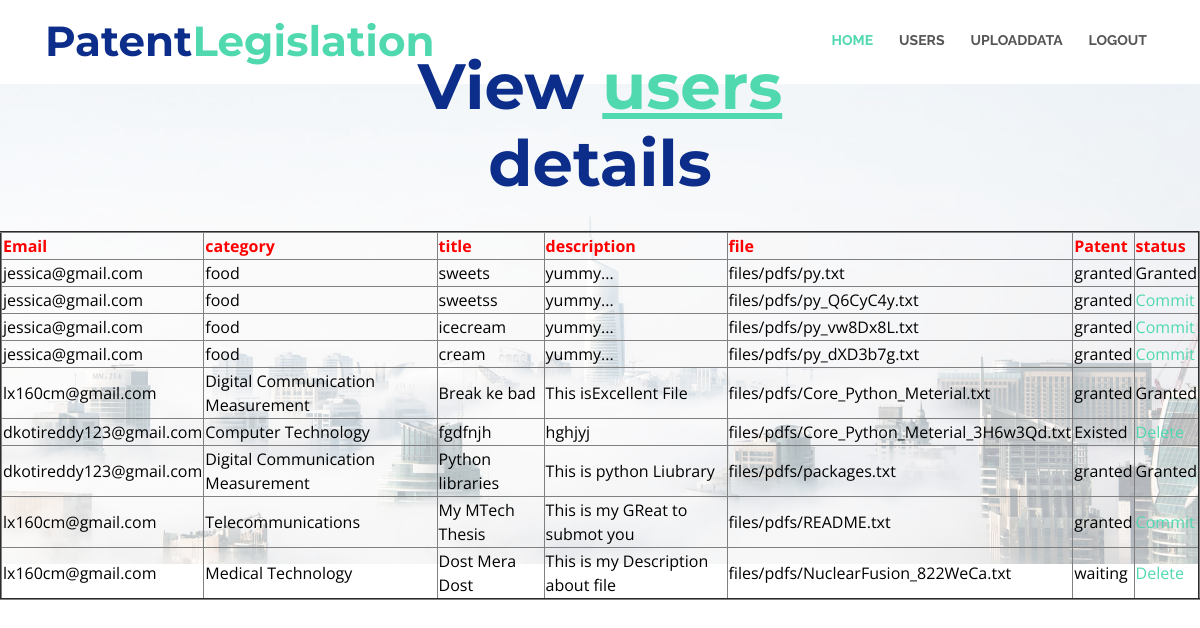
The page /viewdata/ on the database its author committed.
### users/models.py (models this page shows, shortened)
class UploadModel(models.Model):
    email = models.EmailField(default="", editable=True)
    category = models.CharField(max_length=100)
    title = models.CharField(max_length=400,unique=True)
    description = models.CharField(max_length=1000,blank=True)
    file = models.FileField(upload_to='files/pdfs/')
    status = models.CharField(max_length=600, default='waiting')
    adminstatus = models.CharField(max_length=600, default='waiting')
    class Meta:
        db_table='Uploadfile'

### admins/views.py (the view)
# urls.py: path('viewdata/', admins.viewdata, name='viewdata'),
def viewdata(request):
    object = UploadModel.objects.all()
    return render(request, "admins/viewdata.html", {"object": object})

### assets/templates/admins/viewdata.html (shortened to what this page needs)
{% extends 'adminbase.html' %}
{% load static %}
{% block contents %}
<section id="intro">
    <div class="intro-content">
      <h2>View <span>users</span><br>details</h2>
                            <center>
                                <table border="2px solid blue" align="center">
                                  <tr>
                                    <th style="color:red">Email</th>
                                    <th style="color:red">category</th>
                                    <th style="color:red">title</th>
                                    <th style="color:red">description</th>
                                    <th style="color:red">file</th>
                                    <th style="color:red">Patent</th>
                                    <th style="color:red">status</th>
                                  </tr>
                                  {% for x in object %}
                                  <tr style="color:black">
                                    <td>{{x.email}}</td>
                                    <td>{{x.category}}</td>
                                    <td>{{x.title}}</td>
                                    <td>{{x.description}}</td>
                                    <td>{{x.file}}</td>
                                    <td>{{x.status}}</td>
                                    <td>
                                         {% if x.status == 'granted' and x.adminstatus == 'waiting' %}
                                        <a href="/AdminAccept/?id={{ x.id }}" >Commit</a>
                                         {% elif x.status == 'Existed' or x.status == 'waiting' %}
                                         <a href="/AdminDelete/?id={{ x.id }}" >Delete</a>
                                        {% else %}
                                         Granted
                                          {%endif%}
                                    </td>
                                  </tr>
                                    {% endfor %}
                            </table>
                            </center>
    </div>
    <div id="intro-carousel" class="owl-carousel" >
      <div class="item" style="background-image: url('img/intro-carousel/1.jpg');"></div>
    </div>
  </section>
{% endblock %}

### assets/templates/adminbase.html (shortened to what this page needs)
{% load static %}
<!DOCTYPE html>
<html lang="en">
<head>
  <link href="{% static 'lib/bootstrap/css/bootstrap.min.css" rel="stylesheet">
  <link href="{% static 'lib/font-awesome/css/font-awesome.min.css' %}" rel="stylesheet">
  <link href="{% static 'lib/animate/animate.min.css' %}" rel="stylesheet">
  <link href="{% static 'lib/ionicons/css/ionicons.min.css' %}" rel="stylesheet">
  <link href="{% static 'lib/owlcarousel/assets/owl.carousel.min.css' %}" rel="stylesheet">
  <link href="{% static 'lib/magnific-popup/magnific-popup.css' %}" rel="stylesheet">
  <link href="{% static 'lib/ionicons/css/ionicons.min.css' %}" rel="stylesheet">
  <link href="{% static 'css/style.css' %}" rel="stylesheet">
</head>
<body id="body">
  <header id="header">
    <div class="container">
      <div id="logo" class="pull-left">
        <h1><a href="#body" class="scrollto">Patent<span>Legislation</span></a></h1>
      </div>
      <nav id="nav-menu-container">
        <ul class="nav-menu">
          <li class="menu-active"><a href="#body">HOME</a></li>
          <li><a href="{% url 'viewusers' %}">USERS</a></li>
          <li><a href="{% url 'viewdata' %}">UPLOADDATA</a></li>
          <li><a href="{% url 'logout' %}">LOGOUT</a></li>
        </ul>
      </nav>
    </div>
  </header>
 {% block contents %}{% endblock %}
</body>
</html>

### assets/static/css/style.css (style rules this page uses)
body { background: #fff; color: #444; font-family: "Open Sans", sans-serif; }
a { color: #50d8af; transition: 0.5s; }
h1, h2, h3, h4, h5, h6 { font-family: "Montserrat", sans-serif; font-weight: 400; margin: 0 0 20px 0; padding: 0; }
#header { padding: 20px 0; height: 84px; transition: all 0.5s; z-index: 997; background: #fff; box-shadow: 0px 6px 9px 0px rgba(0, 0, 0, 0.06); }
#header #logo h1 { font-size: 42px; margin: 0; padding: 0; line-height: 1; font-family: "Montserrat", sans-serif; font-weight: 700; }
#header #logo h1 a { color: #0c2e8a; line-height: 1; display: inline-block; }
#header #logo h1 a span { color: #50d8af; }
#intro { width: 100%; height: 60vh; position: relative; background: url("../img/intro-carousel/1.jpg") no-repeat; background-size: cover; }
#intro .intro-content { position: absolute; bottom: 0; top: 0; left: 0; right: 0; z-index: 10; display: -webkit-box; display: -webkit-flex; display: -ms-flexbox; display: flex; -webkit-box-pack: center; -webkit-justify-content: center; -ms-flex-pack: center; justify-content: center; -webkit-box-align: center; -webkit-align-items: center; -ms-flex-align: center; align-items: center; -webkit-box-orient: vertical; -webkit-box-direction: normal; -webkit-flex-direction: column; -ms-flex-direction: column; flex-direction: column; text-align: center; }
#intro .intro-content h2 { color: #0c2e8a; margin-bottom: 30px; font-size: 64px; font-weight: 700; }
#intro .intro-content h2 span { color: #50d8af; text-decoration: underline; }
#intro #intro-carousel { z-index: 8; }
#intro #intro-carousel::before { content: ''; background-color: rgba(255, 255, 255, 0.7); position: absolute; height: 100%; width: 100%; top: 0; right: 0; left: 0; bottom: 0; z-index: 7; }
#intro #intro-carousel .item { width: 100%; height: 60vh; background-size: cover; background-position: center; background-repeat: no-repeat; transition-property: opacity; }
.nav-menu, .nav-menu * { margin: 0; padding: 0; list-style: none; }
.nav-menu li { position: relative; white-space: nowrap; }
.nav-menu > li { float: left; }
#nav-menu-container { float: right; margin: 0; }
.nav-menu a { padding: 10px 8px; text-decoration: none; display: inline-block; color: #555; font-family: "Raleway", sans-serif; font-weight: 700; font-size: 14px; outline: none; }
.nav-menu li:hover > a, .nav-menu .menu-active > a { color: #50d8af; }
.nav-menu > li { margin-left: 10px; }
#mobile-nav { position: fixed; top: 0; padding-top: 18px; bottom: 0; z-index: 998; background: rgba(52, 59, 64, 0.9); left: -260px; width: 260px; overflow-y: auto; transition: 0.4s; }
#mobile-nav ul { padding: 0; margin: 0; list-style: none; }
#mobile-nav ul li { position: relative; }
#mobile-nav ul li a { color: #fff; font-size: 16px; overflow: hidden; padding: 10px 22px 10px 15px; position: relative; text-decoration: none; width: 100%; display: block; outline: none; }

### rows shown on the page
UploadModel: email "jessica@gmail.com", category "food", title "sweets", description "yummy...", file "files/pdfs/py.txt", status "granted", adminstatus "Granted"
UploadModel: email "jessica@gmail.com", category "food", title "sweetss", description "yummy...", file "files/pdfs/py_Q6CyC4y.txt", status "granted"
UploadModel: email "jessica@gmail.com", category "food", title "icecream", description "yummy...", file "files/pdfs/py_vw8Dx8L.txt", status "granted"
UploadModel: email "jessica@gmail.com", category "food", title "cream", description "yummy...", file "files/pdfs/py_dXD3b7g.txt", status "granted"
UploadModel: email "lx160cm@gmail.com", category "Digital Communication Measurement", title "Break ke bad", description "This isExcellent File", file "files/pdfs/Core_Python_Meterial.txt", status "granted", adminstatus "Granted"
UploadModel: email "dkotireddy123@gmail.com", category "Computer Technology", title "fgdfnjh", description "hghjyj", file "files/pdfs/Core_Python_Meterial_3H6w3Qd.txt", status "Existed"
UploadModel: email "dkotireddy123@gmail.com", category "Digital Communication Measurement", title "Python libraries", description "This is python Liubrary", file "files/pdfs/packages.txt", status "granted", adminstatus "Granted"
UploadModel: email "lx160cm@gmail.com", category "Telecommunications", title "My MTech Thesis", description "This is my GReat to submot you", file "files/pdfs/README.txt", status "granted"
UploadModel: email "lx160cm@gmail.com", category "Medical Technology", title "Dost Mera Dost", description "This is my Description about file", file "files/pdfs/NuclearFusion_822WeCa.txt", status "waiting"
